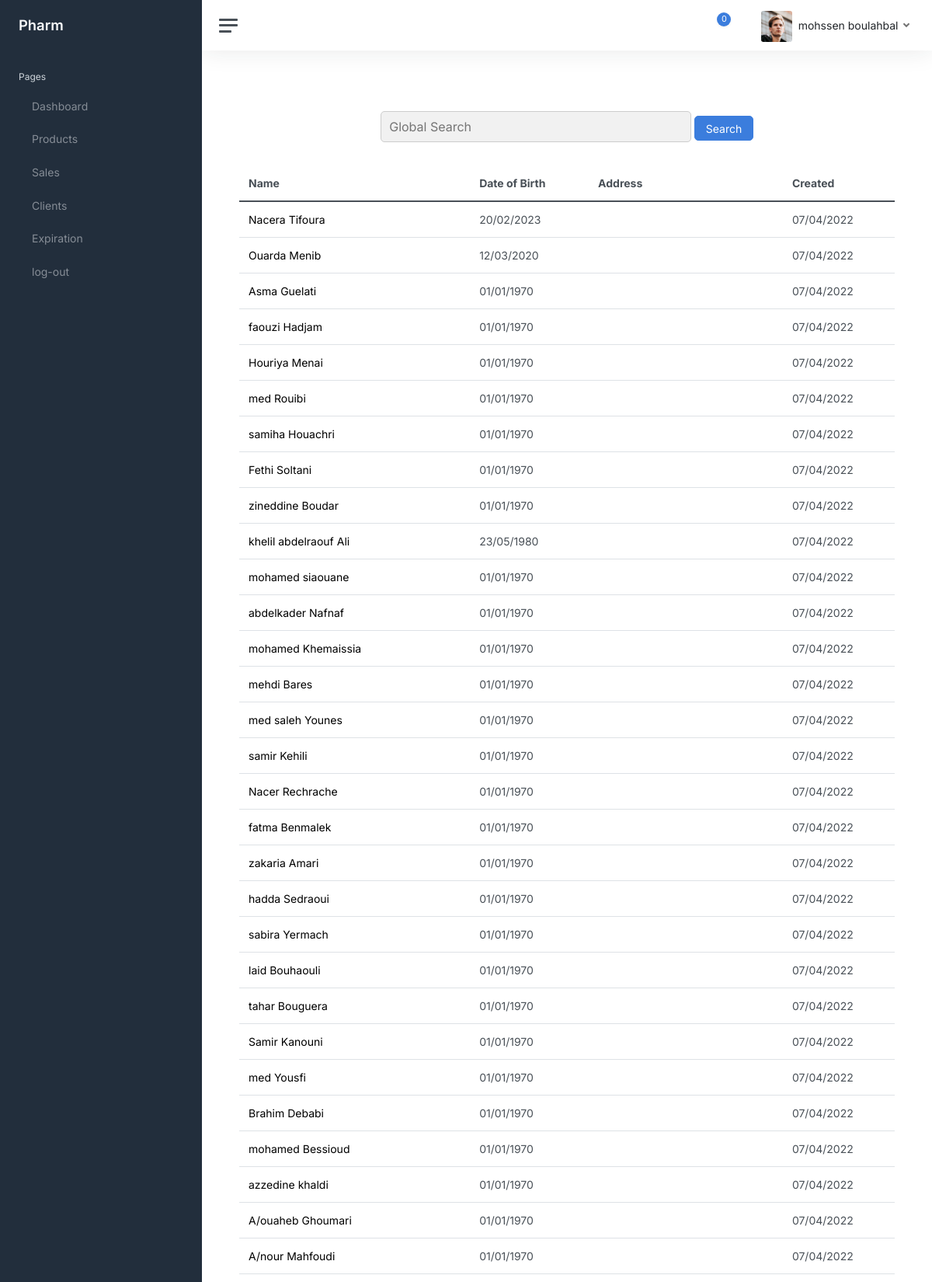
Screenshot of /clients.php (signed in, upper part) with the database file from the repository.
### tables this page shows
CREATE TABLE `client` (
  `id` int(11) NOT NULL,
  `fname` tinytext DEFAULT NULL,
  `name` tinytext DEFAULT NULL,
  `Date_of_Birth` date DEFAULT NULL,
  `created` timestamp NOT NULL DEFAULT current_timestamp(),
  `card` tinytext DEFAULT NULL,
  `adress` tinytext NOT NULL
);

### clients.php (the view, shortened to what this page needs)
<?php
include "includes/coon.php";
$sql = "SELECT `id`, `fname`, `name`, `Date_of_Birth`, `created`, `card`, `adress` FROM `client` WHERE 1";
$result = mysqli_query($coon, $sql);
$clients = mysqli_fetch_all($result, MYSQLI_ASSOC);
?>
<!DOCTYPE html>
<html lang="en">
<head>
    <?php include "includes/head.php"; ?>
</head>
<body>
    <div class="wrapper">
        <?php include "includes/navbar.php"; ?>
        <div class="main">
            <?php include "includes/stat_navbar.php"; ?>
            <main class="content">
                <div class="container-fluid p-0">
                    <div class="search-container">
                        <form id="search-form">
                            <input type="text" class="search-bar" id="search-input" placeholder="Global Search">
                            <div class="search-button">
                                <button type="submit" class="btn btn-primary">Search</button>
                            </div>
                        </form>
                    </div>
                    <table class="table client-table">
                        <thead>
                            <tr>
                                <th>Name</th>
                                <th>Date of Birth</th>
                                <th>Address</th>
                                <th>Created</th>
                            </tr>
                        </thead>
                        <tbody>
                            <?php foreach ($clients as $client): ?>
                                <tr>
                                    <td>
                                        <a style="text-decoration: none; color: black;" href="profail.php?id=<?php echo $client['id']; ?>">
                                            <?php echo $client['name'] . " " . $client['fname']; ?>
                                        </a>
                                    </td>
                                    <td>
                                        <?php echo date('d/m/Y', strtotime($client['Date_of_Birth'])); ?>
                                    </td>
                                    <td>
                                    </td>
                                    <td>
                                        <?php echo date('d/m/Y', strtotime($client['created'])); ?>
                                    </td>
                                </tr>
                            <?php endforeach; ?>
                        </tbody>
                    </table>
                </div>
            </main>
        </div>
    </div>
</body>
</html>

### css/main.css (style rules this page uses)
.container-fluid { background-color: white; }
body { background-color: white; }
* { box-sizing: border-box; }
input { border: 1px solid transparent; background-color: #f1f1f1; padding: 10px; }
input[type=text] { background-color: #f1f1f1; width: 100%; }

### includes/head.php (style rules this page uses)
main, table { background-color: #FFFFFF !important; }

### clients.php (style rules this page uses)
.search-container { text-align: center; margin-top: 30px; }
.search-bar { width: 30%; max-width: 400px; height: 40px; padding: 10px; border: 1px solid #ccc; border-radius: 5px; font-size: 16px; transition: width 0.3s ease; }
.search-button { display: inline-block; vertical-align: middle; transition: transform 0.3s ease; }
.search-button button { border-radius: 5px; transition: transform 0.3s ease; }
.client-table { margin-top: 30px; }

### rows the page displays
client: name "Nacera", fname "Tifoura", Date_of_Birth "20/02/2023", created "07/04/2022"
client: name "Ouarda", fname "Menib", Date_of_Birth "12/03/2020", created "07/04/2022"
client: name "Asma", fname "Guelati", Date_of_Birth "01/01/1970", created "07/04/2022"
client: name "faouzi", fname "Hadjam", Date_of_Birth "01/01/1970", created "07/04/2022"
client: name "Houriya", fname "Menai", Date_of_Birth "01/01/1970", created "07/04/2022"
client: name "med", fname "Rouibi", Date_of_Birth "01/01/1970", created "07/04/2022"
client: name "samiha", fname "Houachri", Date_of_Birth "01/01/1970", created "07/04/2022"
client: name "Fethi", fname "Soltani", Date_of_Birth "01/01/1970", created "07/04/2022"
client: name "zineddine", fname "Boudar", Date_of_Birth "01/01/1970", created "07/04/2022"
client: name "khelil abdelraouf", fname "Ali", Date_of_Birth "23/05/1980", created "07/04/2022"
client: name "mohamed", fname "siaouane", Date_of_Birth "01/01/1970", created "07/04/2022"
client: name "abdelkader", fname "Nafnaf", Date_of_Birth "01/01/1970", created "07/04/2022"
client: name "mohamed", fname "Khemaissia", Date_of_Birth "01/01/1970", created "07/04/2022"
client: name "mehdi", fname "Bares", Date_of_Birth "01/01/1970", created "07/04/2022"
client: name "med saleh", fname "Younes", Date_of_Birth "01/01/1970", created "07/04/2022"
client: name "samir", fname "Kehili", Date_of_Birth "01/01/1970", created "07/04/2022"
client: name "Nacer", fname "Rechrache", Date_of_Birth "01/01/1970", created "07/04/2022"
client: name "fatma", fname "Benmalek", Date_of_Birth "01/01/1970", created "07/04/2022"
client: name "zakaria", fname "Amari", Date_of_Birth "01/01/1970", created "07/04/2022"
client: name "hadda", fname "Sedraoui", Date_of_Birth "01/01/1970", created "07/04/2022"
client: name "sabira", fname "Yermach", Date_of_Birth "01/01/1970", created "07/04/2022"
client: name "laid", fname "Bouhaouli", Date_of_Birth "01/01/1970", created "07/04/2022"
client: name "tahar", fname "Bouguera", Date_of_Birth "01/01/1970", created "07/04/2022"
client: name "Samir", fname "Kanouni", Date_of_Birth "01/01/1970", created "07/04/2022"
client: name "med", fname "Yousfi", Date_of_Birth "01/01/1970", created "07/04/2022"
client: name "Brahim", fname "Debabi", Date_of_Birth "01/01/1970", created "07/04/2022"
client: name "mohamed", fname "Bessioud", Date_of_Birth "01/01/1970", created "07/04/2022"
client: name "azzedine", fname "khaldi", Date_of_Birth "01/01/1970", created "07/04/2022"
client: name "A/ouaheb", fname "Ghoumari", Date_of_Birth "01/01/1970", created "07/04/2022"
client: name "A/nour", fname "Mahfoudi", Date_of_Birth "01/01/1970", created "07/04/2022"

### other values shown
$_SESSION['name'] "mohssen boulahbal"
